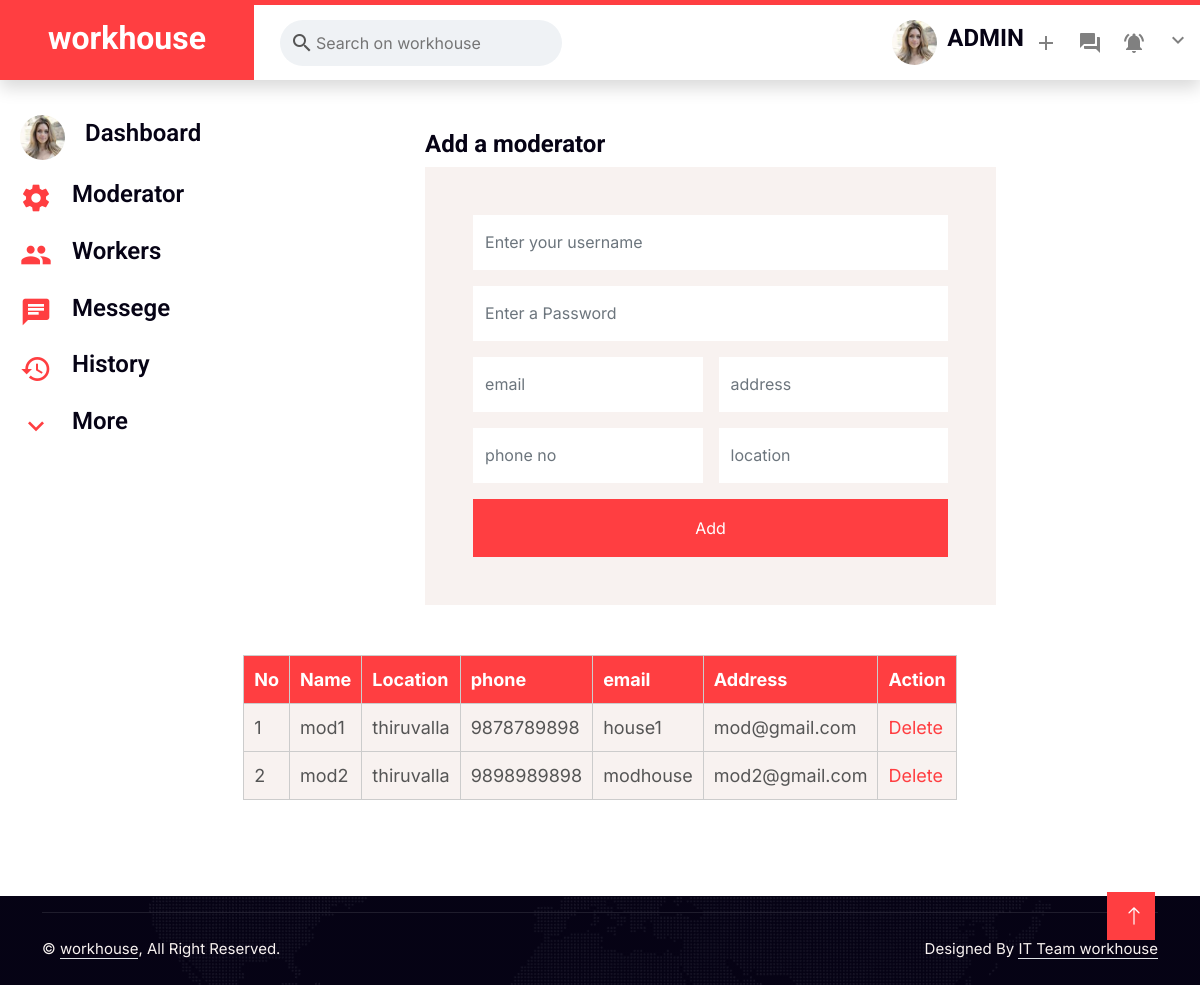
Page /admin_home on the earlier database version.
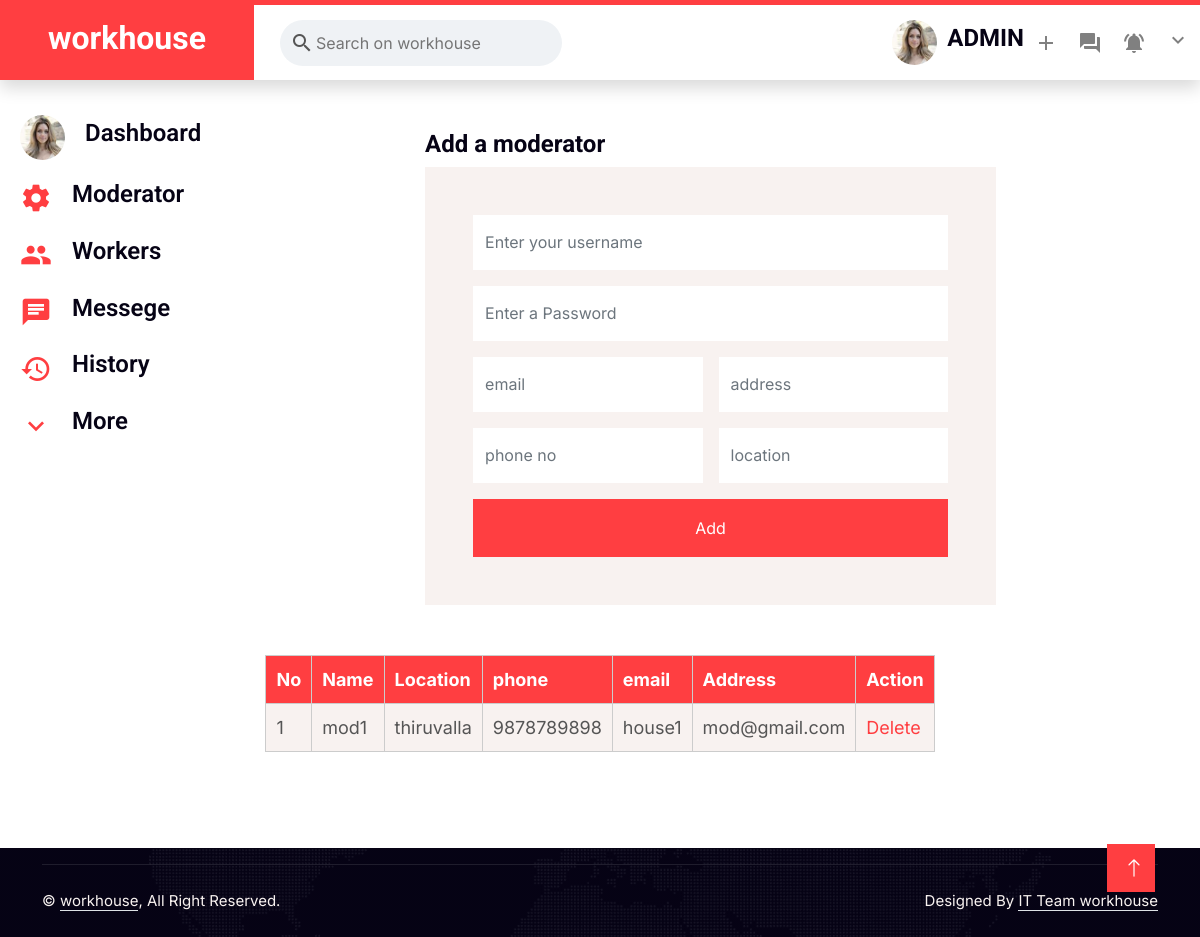
Same page on the later database version.
### main/models.py (models this page shows, shortened)
class Moderator(AbstractBaseUser):
    username = models.CharField(max_length=150, unique=True)
    password = models.CharField(max_length=128)
    location = models.CharField(max_length=100)
    phone=models.CharField(max_length=100)
    address=models.CharField(max_length=250)
    email=models.EmailField()

### main/views.py (the view, shortened to what this page needs)
# urls.py: path('admin_home',admin_home,name="admin_home"),
def admin_home(request):
    if request.method != "POST":
        user=User.objects.all()
        worker=Worker.objects.all()
        mod=Moderator.objects.all()
        post=Job_post.objects.all()
        context ={'user':user,'worker':worker,'mod':mod,'post':post}
        return render(request,'admin_home.html',context)

### main/templates/admin_home.html (shortened to what the changed rows need)
{%load static%}
<!DOCTYPE html>
<html lang="en">
<head>
    <link href="{%static 'css/home.css'%}" rel="stylesheet" type="text/css">
    <link href="{%static 'css/style1.css'%}" rel="stylesheet" type="text/css">
    <link href="https://cdnjs.cloudflare.com/ajax/libs/font-awesome/5.10.0/css/all.min.css" rel="stylesheet">
    <link href="https://cdn.jsdelivr.net/npm/bootstrap-icons@1.4.1/font/bootstrap-icons.css" rel="stylesheet">
    <link href="{%static 'lib/animate/animate.min.css' %}" rel="stylesheet">
    <link href="{%static 'lib/owlcarousel/assets/owl.carousel.min.css' %}" rel="stylesheet">
    <link href="{%static 'css/bootstrap.min.css' %}" rel="stylesheet">
</head>
<body>
    <nav class="navbar navbar-expand-lg bg-white navbar-light shadow border-top border-5 border-primary sticky-top p-0">
        <div class="header__left">
            <a href="index.html" class="navbar-brand bg-primary d-flex align-items-center px-4 px-lg-5">
                <h2 class="mb-2 text-white">workhouse</h2>
            </a>
          </div>
    </nav>
        <div class="grid-item grid-item-2 ">
            <table class="bg-light text-center p-5 wow fadeIn">
                <thead>
                    <tr>
                        <th>No</th>
                        <th>Name</th>
                        <th>Location</th>
                        <th>phone</th>
                        <th>email</th>
                        <th>Address</th>
                        <th>Action</th>
                    </tr>
                </thead>
                <tbody>
                    <tbody class="hide">
                        {%for i in mod%}
                        <tr>
                            <td>{{forloop.counter}}</td>
                            <td>{{i.username}}</td>
                            <td>{{i.location}}</td>
                            <td>{{i.phone}}</td>
                            <td>{{i.address}}</td>
                            <td>{{i.email}}</td>
                            <td><a href="/moderator_delete/{{i.id}}">Delete</a></td>
                        </tr>
                        {%endfor%}
                    </tbody>
                </tbody>
            </table>
          </div>
</body>
</html>

Differences in the rows shown:
removed Moderator: username "mod2", location "thiruvalla", phone "9898989898", address "modhouse", email "mod2@gmail.com"
